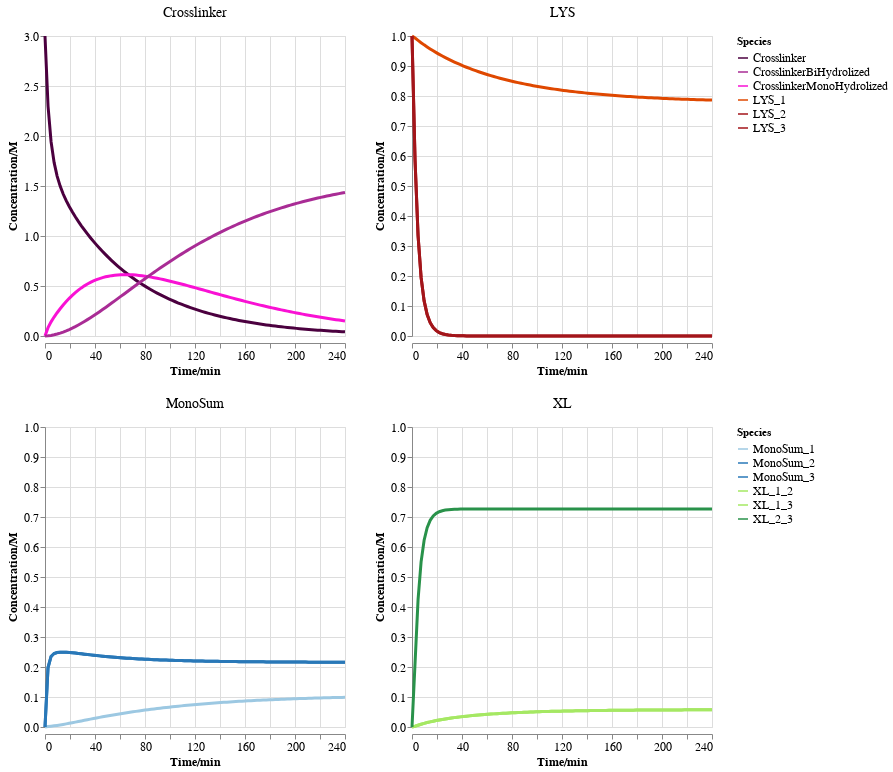

Notebook code cell kept with this figure:
### Code cell
c = get_3lys_time_plot(df_melt_3lys_even_lower_klys1, 240)
c

### Figure 1 — Vega-Lite specification as saved in the notebook (floating-point values rounded to 4 significant figures; data arrays with more than 128 entries replaced by an {"elided": "..."} marker saying what was removed)
{"config": {"view": {"continuousWidth": 300, "continuousHeight": 300}, "axis": {"labelFontSize": 12, "titleFontSize": 12}}, "vconcat": [{"data": {"name": "data-2d10687f6381a0ca5f3c0018838e9d37"}, "facet": {"field": "type", "header": {"labelFontSize": 14}, "title": null, "type": "nominal"}, "spec": {"mark": {"type": "line", "size": 3}, "encoding": {"color": {"field": "variable", "legend": {"labelFontSize": 12}, "scale": {"range": ["#4b003f", "#a92c95", "#f911d4", "#df4800", "#a3151a", "#a3151a"]}, "title": "Species", "type": "nominal"}, "tooltip": [{"field": "value", "type": "quantitative"}, {"field": "variable", "type": "nominal"}], "x": {"field": "time", "scale": {"domain": [0, 240]}, "title": "Time/min", "type": "quantitative"}, "y": {"axis": {"title": "Concentration/M"}, "field": "value", "scale": {}, "type": "quantitative"}}}, "columns": 2, "resolve": {"scale": {"y": "independent"}}}, {"data": {"name": "data-9d77cb64802587efd4883ee8709a1107"}, "facet": {"field": "type", "header": {"labelFontSize": 14}, "title": null, "type": "nominal"}, "spec": {"mark": {"type": "line", "size": 3}, "encoding": {"color": {"field": "variable", "legend": {"labelFontSize": 12}, "scale": {"range": ["#9cc8e2", "#2978b8", "#2978b8", "#a5e863", "#a5e863", "#29924a"]}, "title": "Species", "type": "nominal"}, "tooltip": [{"field": "value", "type": "quantitative"}, {"field": "variable", "type": "nominal"}], "x": {"field": "time", "scale": {"domain": [0, 240]}, "title": "Time/min", "type": "quantitative"}, "y": {"axis": {"title": "Concentration/M"}, "field": "value", "scale": {"domain": [0, 1]}, "type": "quantitative"}}}, "columns": 2, "resolve": {"scale": {"y": "independent"}}}], "resolve": {"scale": {"color": "independent", "x": "shared"}}, "$schema": "https://vega.github.io/schema/vega-lite/v5.8.0.json", "datasets": {"data-2d10687f6381a0ca5f3c0018838e9d37": {"elided": "600 records"}, "data-9d77cb64802587efd4883ee8709a1107": {"elided": "600 records"}}}
